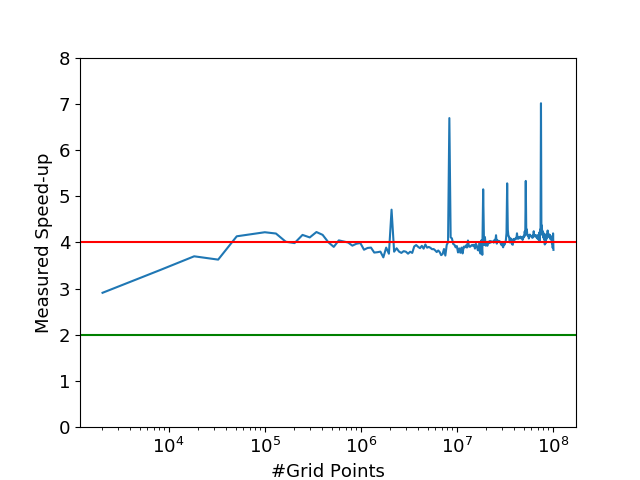

Python code for this plot:
import numpy as np
import matplotlib
import matplotlib.cm as cm
import matplotlib.pyplot as plt

from matplotlib.colors import LinearSegmentedColormap
from matplotlib.ticker import MaxNLocator

font = {'family' : 'normal',
        'weight' : 'normal',
        'size'   : 13}

matplotlib.rc('font', **font)

print('scaling version 3')
resolutions, rp_times=np.loadtxt('Speed_test_allres_preconLapl.o6674', usecols=(1, 2),unpack=True) # scaling of ax

dp_times=np.loadtxt('Speed_test_allres_preconLapl_dp.o6659', usecols=(2))
print(resolutions[:60]**2*32*64, dp_times[:60]/rp_times[:60])
print(resolutions[:223]**2*32*64, dp_times[:223]/rp_times[:223])

plt.plot(resolutions[:len(dp_times)]**2*32*64, dp_times[:], label='DP')
plt.plot(resolutions[:]**2*32*64, rp_times[:], label='MP')
plt.legend(loc='upper left', prop={'size':14}, ncol=2, bbox_to_anchor=(0.2,1.0), framealpha=1)
plt.xlabel('#Grid Points')
plt.ylabel('Measured Computing Time [s]')
plt.xscale('log')
plt.yscale('log')

plt.savefig('Time_measurement.png', bbox_inches=0)
plt.close()

plt.plot(resolutions[:len(dp_times)]**2*32*64, dp_times[:]/rp_times[:len(dp_times)])
plt.axhline(y=4.0, color='r', linestyle='-')
plt.axhline(y=2.0, color='g', linestyle='-')

#plt.legend(loc='upper left', prop={'size':14}, ncol=2, bbox_to_anchor=(0.2,1.0), framealpha=1)
plt.xlabel('#Grid Points')
plt.ylabel('Measured Speed-up')
plt.xscale('log')
plt.ylim(ymin = 0,ymax = 8)
plt.savefig('Speed_up.png', bbox_inches=0)
plt.close()
